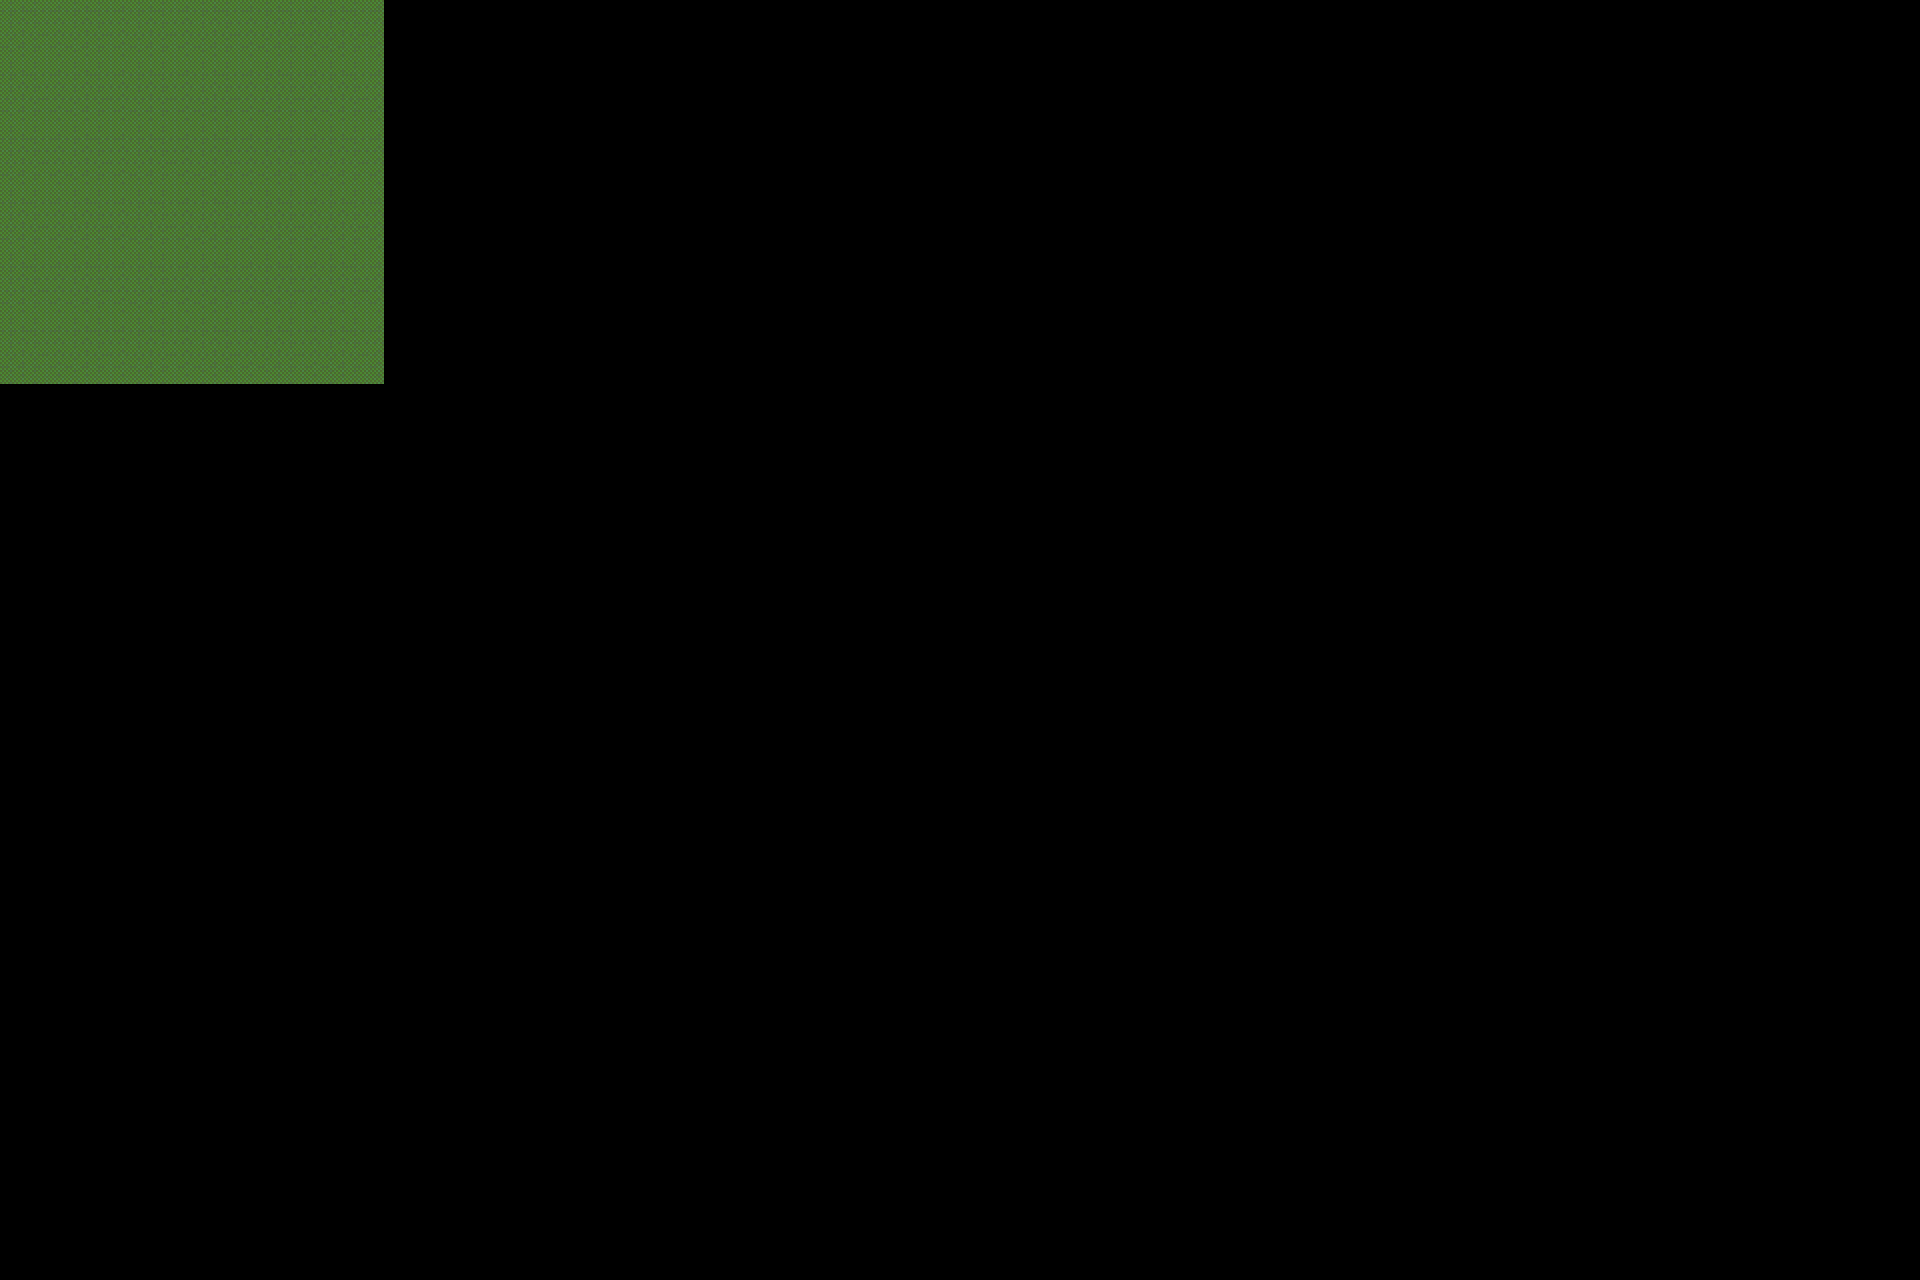

Rendered tile map (Tiled .tmx) drawn with the repository's tilesets; below, a short description and the full map source, tile grids included:
An orthogonal 30x20 tile map with 64x64 px tiles, 1 tile layer (Base).

<map version="1.10" tiledversion="1.10.1" orientation="orthogonal" renderorder="right-down" width="30" height="20" tilewidth="64" tileheight="64" infinite="0" nextlayerid="2" nextobjectid="1">
 <tileset firstgid="1" source="la_tileset.tsx" />
 <layer id="1" name="Base" width="30" height="20">
  <properties>
   <property name="isWalkable" type="bool" value="true" />
  </properties>
  <data encoding="csv">
33,33,33,33,33,33,0,0,0,0,0,0,0,0,0,0,0,0,0,0,0,0,0,0,0,0,0,0,0,0,
33,33,33,33,33,33,0,0,0,0,0,0,0,0,0,0,0,0,0,0,0,0,0,0,0,0,0,0,0,0,
33,33,33,33,33,33,0,0,0,0,0,0,0,0,0,0,0,0,0,0,0,0,0,0,0,0,0,0,0,0,
33,33,33,33,33,33,0,0,0,0,0,0,0,0,0,0,0,0,0,0,0,0,0,0,0,0,0,0,0,0,
33,33,33,33,33,33,0,0,0,0,0,0,0,0,0,0,0,0,0,0,0,0,0,0,0,0,0,0,0,0,
33,33,33,33,33,33,0,0,0,0,0,0,0,0,0,0,0,0,0,0,0,0,0,0,0,0,0,0,0,0,
0,0,0,0,0,0,0,0,0,0,0,0,0,0,0,0,0,0,0,0,0,0,0,0,0,0,0,0,0,0,
0,0,0,0,0,0,0,0,0,0,0,0,0,0,0,0,0,0,0,0,0,0,0,0,0,0,0,0,0,0,
0,0,0,0,0,0,0,0,0,0,0,0,0,0,0,0,0,0,0,0,0,0,0,0,0,0,0,0,0,0,
0,0,0,0,0,0,0,0,0,0,0,0,0,0,0,0,0,0,0,0,0,0,0,0,0,0,0,0,0,0,
0,0,0,0,0,0,0,0,0,0,0,0,0,0,0,0,0,0,0,0,0,0,0,0,0,0,0,0,0,0,
0,0,0,0,0,0,0,0,0,0,0,0,0,0,0,0,0,0,0,0,0,0,0,0,0,0,0,0,0,0,
0,0,0,0,0,0,0,0,0,0,0,0,0,0,0,0,0,0,0,0,0,0,0,0,0,0,0,0,0,0,
0,0,0,0,0,0,0,0,0,0,0,0,0,0,0,0,0,0,0,0,0,0,0,0,0,0,0,0,0,0,
0,0,0,0,0,0,0,0,0,0,0,0,0,0,0,0,0,0,0,0,0,0,0,0,0,0,0,0,0,0,
0,0,0,0,0,0,0,0,0,0,0,0,0,0,0,0,0,0,0,0,0,0,0,0,0,0,0,0,0,0,
0,0,0,0,0,0,0,0,0,0,0,0,0,0,0,0,0,0,0,0,0,0,0,0,0,0,0,0,0,0,
0,0,0,0,0,0,0,0,0,0,0,0,0,0,0,0,0,0,0,0,0,0,0,0,0,0,0,0,0,0,
0,0,0,0,0,0,0,0,0,0,0,0,0,0,0,0,0,0,0,0,0,0,0,0,0,0,0,0,0,0,
0,0,0,0,0,0,0,0,0,0,0,0,0,0,0,0,0,0,0,0,0,0,0,0,0,0,0,0,0,0
</data>
 </layer>
</map>
